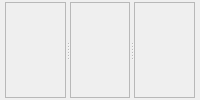
       <widget class="QWidget" name="ecdataTab">
        <attribute name="title">
         <string>EC plots</string>
        </attribute>
        <layout class="QVBoxLayout" name="verticalLayout_21">
         <property name="spacing">
          <number>2</number>
         </property>
         <property name="leftMargin">
          <number>5</number>
         </property>
         <property name="topMargin">
          <number>2</number>
         </property>
         <property name="rightMargin">
          <number>5</number>
         </property>
         <property name="bottomMargin">
          <number>2</number>
         </property>
         <item>
          <layout class="QVBoxLayout" name="verticalLayout_3">
           <item>
            <widget class="QSplitter" name="splitter_2">
             <property name="orientation">
              <enum>Qt::Horizontal</enum>
             </property>
             <widget class="QFrame" name="frame">
              <property name="frameShape">
               <enum>QFrame::StyledPanel</enum>
              </property>
              <property name="frameShadow">
               <enum>QFrame::Raised</enum>
              </property>
              <layout class="QVBoxLayout" name="verticalLayout_25">
               <property name="spacing">
                <number>2</number>
               </property>
               <property name="leftMargin">
                <number>0</number>
               </property>
               <property name="topMargin">
                <number>0</number>
               </property>
               <property name="rightMargin">
                <number>0</number>
               </property>
               <property name="bottomMargin">
                <number>0</number>
               </property>
               <item>
                <layout class="QVBoxLayout" name="ecdataLayout1"/>
               </item>
              </layout>
             </widget>
             <widget class="QFrame" name="frame_3">
              <property name="frameShape">
               <enum>QFrame::StyledPanel</enum>
              </property>
              <property name="frameShadow">
               <enum>QFrame::Raised</enum>
              </property>
              <layout class="QVBoxLayout" name="verticalLayout_26">
               <property name="spacing">
                <number>2</number>
               </property>
               <property name="leftMargin">
                <number>0</number>
               </property>
               <property name="topMargin">
                <number>0</number>
               </property>
               <property name="rightMargin">
                <number>0</number>
               </property>
               <property name="bottomMargin">
                <number>0</number>
               </property>
               <item>
                <layout class="QVBoxLayout" name="ecdataLayout2"/>
               </item>
              </layout>
             </widget>
             <widget class="QFrame" name="frame_2">
              <property name="frameShape">
               <enum>QFrame::StyledPanel</enum>
              </property>
              <property name="frameShadow">
               <enum>QFrame::Raised</enum>
              </property>
              <layout class="QVBoxLayout" name="verticalLayout_27">
               <property name="spacing">
                <number>2</number>
               </property>
               <property name="leftMargin">
                <number>0</number>
               </property>
               <property name="topMargin">
                <number>0</number>
               </property>
               <property name="rightMargin">
                <number>0</number>
               </property>
               <property name="bottomMargin">
                <number>0</number>
               </property>
               <item>
                <layout class="QVBoxLayout" name="ecdataLayout3"/>
               </item>
              </layout>
             </widget>
            </widget>
           </item>
          </layout>
         </item>
        </layout>
       </widget>
